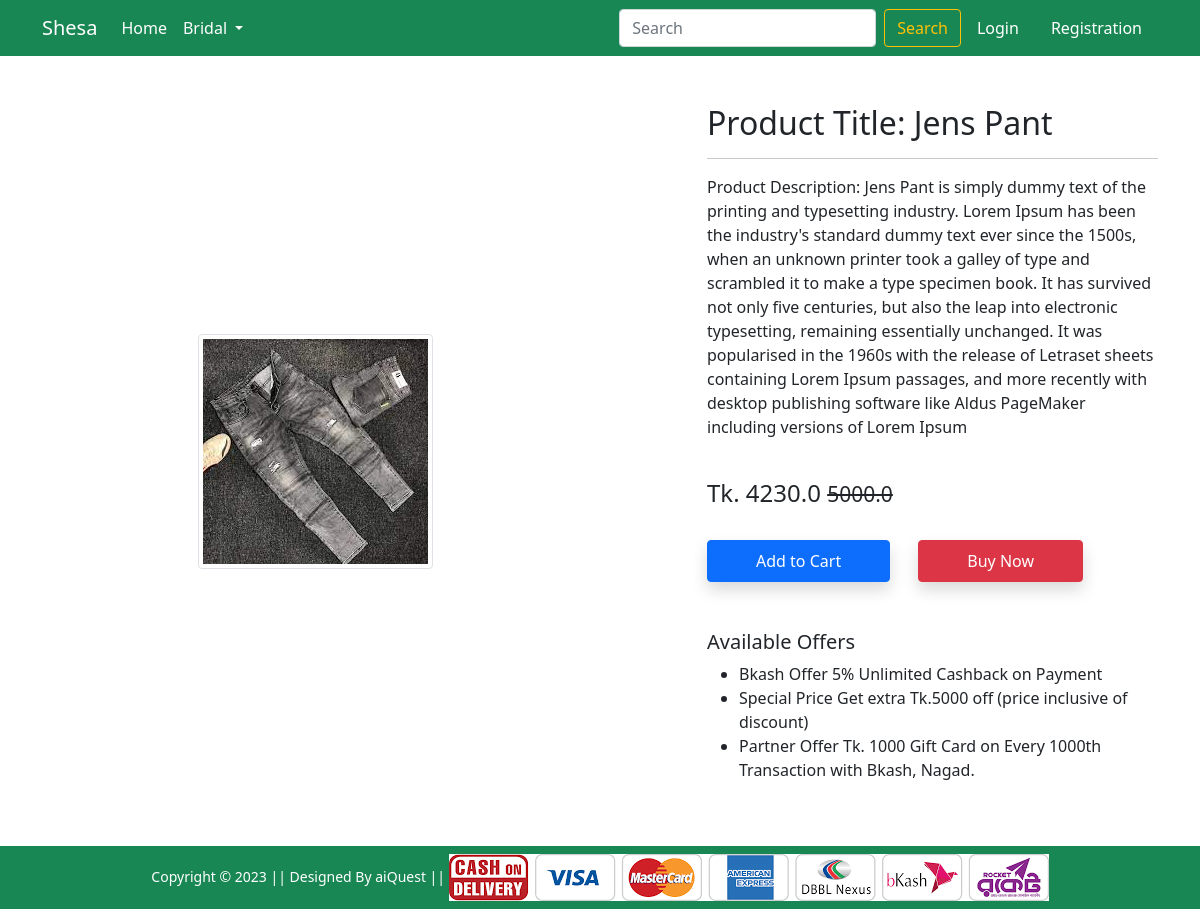
Screenshot of /product-detail/2 with the database file from the repository.
### info/models.py (models this page shows, shortened)
class Product(models.Model):
    title = models.CharField(max_length=100)
    selling_price = models.FloatField()
    discounted_price = models.FloatField()
    descrition = models.TextField()
    brand = models.CharField(max_length=100)
    category = models.CharField(choices=CATEGORY_CHOICES, max_length=2)
    product_image = models.ImageField(upload_to='productimg')

### Shop/views.py (the view)
# urls.py: path('product-detail/<int:pk>', views.productdetail.as_view(), name='product-detail'),
class productdetail(View):
     def get(self, request, pk ):
          total_item= 0
          product = Product.objects.get(pk=pk)
          item_already_in_card = False
          if request.user.is_authenticated:
              item_already_in_card = Card.objects.filter(Q(product=product.id) & Q(user=request.user)).exists()
          product.brand = product.brand.replace('_', ' ')
          if request.user.is_authenticated:
              total_item =len(Card.objects.filter(user=request.user))
          return render(request, 'Shop/productdetail.html',{'product':product, 'item_already_in_card':item_already_in_card, 'total_item':total_item})

### Shop/templates/Shop/productdetail.html (shortened to what this page needs)
{% extends 'Shop/base.html' %}
{% load static %}
{% block main-content %}
<div class="container my-5">
    <div class="row">
        <div class="col-sm-6 text-center align-self-center">
            <img src="{{ product.product_image.url }}" alt="" class="img-fluid img-thumbnail">
        </div>
        <div class="col-sm-5 offset-sm-1">
            <h2>Product Title: {{ product.title }}</h2>
            <hr>
            <p>Product Description: {{ product.descrition }}</p> <br>
            <h4>Tk. {{product.discounted_price}} <small class="fw-light text-decoration-line-through">{{ product.selling_price }}</small></h4> <br>
            {% if item_already_in_card %}
            <a href="{% url 'show_cards' %}" class="btn btn-warning shadow px-5 py-2 ms-4">Go To Card</a>
            {% else %}
            <form action="/add-to-card" class="d-inline">
                <button type="submit" class="btn btn-primary shadow px-5 py-2">Add to Cart</button>
            </form>
            {% endif %}
            <a href="{% url 'checkout' %}" class="btn btn-danger shadow px-5 py-2 ms-4">Buy Now</a>
            <h5 class="mt-5">Available Offers</h5>
            <ul>
                <li>Bkash Offer 5% Unlimited Cashback on Payment</li>
                <li>Special Price Get extra Tk.5000 off (price inclusive of discount)</li>
                <li>Partner Offer Tk. 1000 Gift Card on Every 1000th Transaction with Bkash, Nagad.</li>
            </ul>
        </div>
    </div>
</div>
{% endblock main-content %}

### rows the page displays
Product: product_image (picture), title "Jens Pant", descrition "Jens Pant is simply dummy text of the printing and typesetting industry. Lorem Ipsum has been the industry's standard dummy text ever since the 1500s, when an unknown printer took a galley of type and scrambled it to make a type specimen book. It has survived not only five centuries, but also the leap into electronic typesetting, remaining essentially unchanged. It was popularised in the 1960s with the release of Letraset sheets containing Lorem Ipsum passages, and more recently with desktop publishing software like Aldus PageMaker including versions of Lorem Ipsum", discounted_price "4230.0", selling_price "5000.0"
